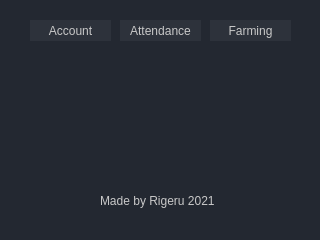
<?xml version="1.0" encoding="UTF-8"?>
<ui version="4.0">
 <class>MainWindow</class>
 <widget class="QMainWindow" name="MainWindow">
  <property name="geometry">
   <rect>
    <x>0</x>
    <y>0</y>
    <width>320</width>
    <height>240</height>
   </rect>
  </property>
  <property name="minimumSize">
   <size>
    <width>320</width>
    <height>240</height>
   </size>
  </property>
  <property name="maximumSize">
   <size>
    <width>320</width>
    <height>240</height>
   </size>
  </property>
  <property name="windowTitle">
   <string>Attendance</string>
  </property>
  <property name="windowIcon">
   <iconset>
    <normaloff>../images/icon.ico</normaloff>
    <selectedon>../images/icon.ico</selectedon>../images/icon.ico</iconset>
  </property>
  <property name="windowOpacity">
   <double>1.000000000000000</double>
  </property>
  <property name="styleSheet">
   <string notr="true">background-color: rgb(35, 40, 49);</string>
  </property>
  <property name="toolButtonStyle">
   <enum>Qt::ToolButtonIconOnly</enum>
  </property>
  <property name="animated">
   <bool>true</bool>
  </property>
  <property name="documentMode">
   <bool>false</bool>
  </property>
  <property name="tabShape">
   <enum>QTabWidget::Rounded</enum>
  </property>
  <property name="dockNestingEnabled">
   <bool>false</bool>
  </property>
  <property name="unifiedTitleAndToolBarOnMac">
   <bool>false</bool>
  </property>
  <widget class="QWidget" name="centralwidget">
   <widget class="QLabel" name="background">
    <property name="geometry">
     <rect>
      <x>-3</x>
      <y>-6</y>
      <width>321</width>
      <height>241</height>
     </rect>
    </property>
    <property name="cursor">
     <cursorShape>ArrowCursor</cursorShape>
    </property>
    <property name="styleSheet">
     <string notr="true"/>
    </property>
    <property name="text">
     <string/>
    </property>
    <property name="pixmap">
     <pixmap>../images/background.jpg</pixmap>
    </property>
    <property name="scaledContents">
     <bool>true</bool>
    </property>
   </widget>
   <widget class="QPushButton" name="pushAccount">
    <property name="geometry">
     <rect>
      <x>30</x>
      <y>20</y>
      <width>81</width>
      <height>21</height>
     </rect>
    </property>
    <property name="cursor">
     <cursorShape>PointingHandCursor</cursorShape>
    </property>
    <property name="autoFillBackground">
     <bool>false</bool>
    </property>
    <property name="styleSheet">
     <string notr="true">background-color: rgb(45, 50, 59);
color: rgb(200, 200, 200);
font-size: 12px;
border: 0px solid;</string>
    </property>
    <property name="text">
     <string>Account</string>
    </property>
    <property name="flat">
     <bool>false</bool>
    </property>
   </widget>
   <widget class="QPushButton" name="pushAttendance">
    <property name="geometry">
     <rect>
      <x>120</x>
      <y>20</y>
      <width>81</width>
      <height>21</height>
     </rect>
    </property>
    <property name="cursor">
     <cursorShape>PointingHandCursor</cursorShape>
    </property>
    <property name="autoFillBackground">
     <bool>false</bool>
    </property>
    <property name="styleSheet">
     <string notr="true">background-color: rgb(45, 50, 59);
color: rgb(200, 200, 200);
font-size: 12px;
border: 0px solid;</string>
    </property>
    <property name="text">
     <string>Attendance</string>
    </property>
    <property name="flat">
     <bool>false</bool>
    </property>
   </widget>
   <widget class="QPushButton" name="pushFarming">
    <property name="geometry">
     <rect>
      <x>210</x>
      <y>20</y>
      <width>81</width>
      <height>21</height>
     </rect>
    </property>
    <property name="cursor">
     <cursorShape>PointingHandCursor</cursorShape>
    </property>
    <property name="autoFillBackground">
     <bool>false</bool>
    </property>
    <property name="styleSheet">
     <string notr="true">background-color: rgb(45, 50, 59);
color: rgb(200, 200, 200);
font-size: 12px;
border: 0px solid;</string>
    </property>
    <property name="text">
     <string>Farming</string>
    </property>
    <property name="flat">
     <bool>false</bool>
    </property>
   </widget>
   <widget class="QLabel" name="labelAuthor">
    <property name="geometry">
     <rect>
      <x>100</x>
      <y>190</y>
      <width>121</width>
      <height>21</height>
     </rect>
    </property>
    <property name="styleSheet">
     <string notr="true">color: rgb(200, 200, 200);
font-size: 12px;
border: 0px solid;</string>
    </property>
    <property name="text">
     <string>Made by Rigeru 2021</string>
    </property>
   </widget>
  </widget>
 </widget>
 <resources/>
 <connections/>
</ui>
